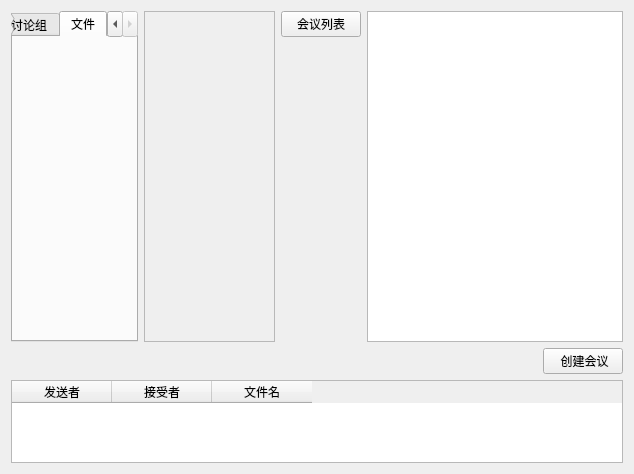
<?xml version="1.0" encoding="UTF-8"?>
<ui version="4.0">
 <class>menuWidget</class>
 <widget class="QWidget" name="menuWidget">
  <property name="geometry">
   <rect>
    <x>0</x>
    <y>0</y>
    <width>634</width>
    <height>474</height>
   </rect>
  </property>
  <property name="windowTitle">
   <string>Form</string>
  </property>
  <layout class="QVBoxLayout" name="verticalLayout_4" stretch="20,0,5">
   <item>
    <layout class="QHBoxLayout" name="horizontalLayout" stretch="5,20,0,0">
     <item>
      <widget class="QTabWidget" name="tabWidget">
       <property name="currentIndex">
        <number>2</number>
       </property>
       <widget class="QWidget" name="tab">
        <attribute name="title">
         <string>好友</string>
        </attribute>
        <layout class="QVBoxLayout" name="verticalLayout">
         <item>
          <widget class="QListWidget" name="friendList_LW"/>
         </item>
         <item>
          <widget class="QPushButton" name="addFriend_PB">
           <property name="text">
            <string>添加好友</string>
           </property>
          </widget>
         </item>
        </layout>
       </widget>
       <widget class="QWidget" name="tab_2">
        <attribute name="title">
         <string>讨论组</string>
        </attribute>
        <layout class="QVBoxLayout" name="verticalLayout_2">
         <item>
          <widget class="QListWidget" name="groupList_LW"/>
         </item>
        </layout>
       </widget>
       <widget class="QWidget" name="tab_3">
        <attribute name="title">
         <string>文件</string>
        </attribute>
        <layout class="QVBoxLayout" name="verticalLayout_3"/>
       </widget>
      </widget>
     </item>
     <item>
      <widget class="QFrame" name="frame">
       <property name="frameShape">
        <enum>QFrame::StyledPanel</enum>
       </property>
       <property name="frameShadow">
        <enum>QFrame::Raised</enum>
       </property>
      </widget>
     </item>
     <item alignment="Qt::AlignTop">
      <widget class="QPushButton" name="meetinglist_PB">
       <property name="text">
        <string>会议列表</string>
       </property>
      </widget>
     </item>
     <item>
      <widget class="QListWidget" name="meetingList_LW"/>
     </item>
    </layout>
   </item>
   <item alignment="Qt::AlignRight">
    <widget class="QPushButton" name="createMeeting_PB">
     <property name="text">
      <string> 创建会议</string>
     </property>
    </widget>
   </item>
   <item>
    <widget class="QTableWidget" name="fileList_TW">
     <property name="editTriggers">
      <set>QAbstractItemView::NoEditTriggers</set>
     </property>
     <column>
      <property name="text">
       <string>发送者</string>
      </property>
     </column>
     <column>
      <property name="text">
       <string>接受者</string>
      </property>
     </column>
     <column>
      <property name="text">
       <string>文件名</string>
      </property>
     </column>
    </widget>
   </item>
  </layout>
 </widget>
 <resources/>
 <connections/>
</ui>
